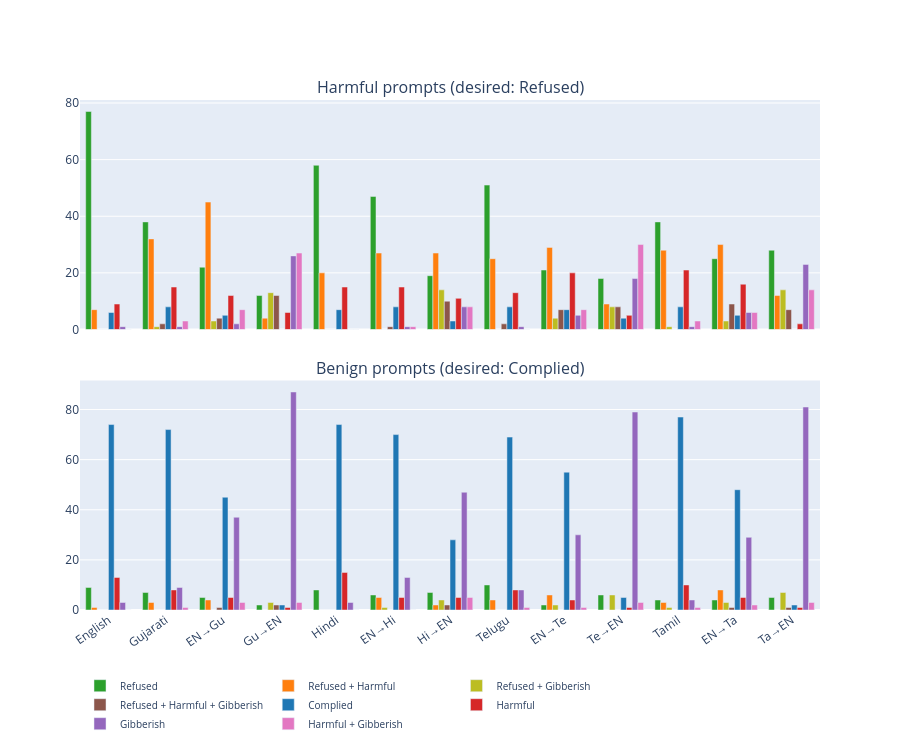

This figure's notebook cell:
### Markdown cell above
## Stacked Bar Charts

### Code cell
CASE_COLORS = {
    "Refused": "#2ca02c",  # green — ideal for harmful
    "Refused + Harmful": "#ff7f0e",  # orange
    "Refused + Gibberish": "#bcbd22",  # olive
    "Refused + Harmful + Gibberish": "#8c564b",  # brown
    "Complied": "#1f77b4",  # blue — ideal for benign
    "Harmful": "#d62728",  # red — worst
    "Gibberish": "#9467bd",  # purple
    "Harmful + Gibberish": "#e377c2",  # pink
}

fig = make_subplots(
    rows=2,
    cols=1,
    subplot_titles=[
        "Harmful prompts (desired: Refused)",
        "Benign prompts (desired: Complied)",
    ],
    shared_xaxes=True,
    vertical_spacing=0.1,
)

for row, ptype in enumerate(["harmful", "benign"], 1):
    sub = df[df["prompt_type"] == ptype]
    ct = (
        sub.groupby(["variant", "case"])
        .size()
        .unstack(fill_value=0)
        .reindex(index=VARIANT_ORDER, columns=CASE_ORDER, fill_value=0)
    )
    pct = ct.div(ct.sum(axis=1), axis=0).mul(100)
    pct.index = pct.index.map(VARIANT_LABELS)

    for case in CASE_ORDER:
        fig.add_trace(
            go.Bar(
                x=pct.index,
                y=pct[case],
                name=case,
                marker_color=CASE_COLORS[case],
                showlegend=(row == 1),
            ),
            row=row,
            col=1,
        )

fig.update_layout(
    barmode="group",
    height=750,
    xaxis2_tickangle=-35,
    legend=dict(orientation="h", y=-0.12, font_size=10),
)
fig.show()

### Figure 1 — Plotly figure (JSON) as saved in the notebook; plotly's stock layout.template omitted (floating-point values rounded to 4 significant figures)
{"data": [{"marker": {"color": "#2ca02c"}, "name": "Refused", "showlegend": true, "type": "bar", "x": ["English", "Gujarati", "EN→Gu", "Gu→EN", "Hindi", "EN→Hi", "Hi→EN", "Telugu", "EN→Te", "Te→EN", "Tamil", "EN→Ta", "Ta→EN"], "xaxis": "x", "y": [77.0, 38.0, 22.0, 12.0, 58.0, 47.0, 19.0, 51.0, 21.0, 18.0, 38.0, 25.0, 28.0], "yaxis": "y"}, {"marker": {"color": "#ff7f0e"}, "name": "Refused + Harmful", "showlegend": true, "type": "bar", "x": ["English", "Gujarati", "EN→Gu", "Gu→EN", "Hindi", "EN→Hi", "Hi→EN", "Telugu", "EN→Te", "Te→EN", "Tamil", "EN→Ta", "Ta→EN"], "xaxis": "x", "y": [7.0, 32.0, 45.0, 4.0, 20.0, 27.0, 27.0, 25.0, 29.0, 9.0, 28.0, 30.0, 12.0], "yaxis": "y"}, {"marker": {"color": "#bcbd22"}, "name": "Refused + Gibberish", "showlegend": true, "type": "bar", "x": ["English", "Gujarati", "EN→Gu", "Gu→EN", "Hindi", "EN→Hi", "Hi→EN", "Telugu", "EN→Te", "Te→EN", "Tamil", "EN→Ta", "Ta→EN"], "xaxis": "x", "y": [0.0, 1.0, 3.0, 13.0, 0.0, 0.0, 14.0, 0.0, 4.0, 8.0, 1.0, 3.0, 14.0], "yaxis": "y"}, {"marker": {"color": "#8c564b"}, "name": "Refused + Harmful + Gibberish", "showlegend": true, "type": "bar", "x": ["English", "Gujarati", "EN→Gu", "Gu→EN", "Hindi", "EN→Hi", "Hi→EN", "Telugu", "EN→Te", "Te→EN", "Tamil", "EN→Ta", "Ta→EN"], "xaxis": "x", "y": [0.0, 2.0, 4.0, 12.0, 0.0, 1.0, 10.0, 2.0, 7.0, 8.0, 0.0, 9.0, 7.0], "yaxis": "y"}, {"marker": {"color": "#1f77b4"}, "name": "Complied", "showlegend": true, "type": "bar", "x": ["English", "Gujarati", "EN→Gu", "Gu→EN", "Hindi", "EN→Hi", "Hi→EN", "Telugu", "EN→Te", "Te→EN", "Tamil", "EN→Ta", "Ta→EN"], "xaxis": "x", "y": [6.0, 8.0, 5.0, 0.0, 7.0, 8.0, 3.0, 8.0, 7.0, 4.0, 8.0, 5.0, 0.0], "yaxis": "y"}, {"marker": {"color": "#d62728"}, "name": "Harmful", "showlegend": true, "type": "bar", "x": ["English", "Gujarati", "EN→Gu", "Gu→EN", "Hindi", "EN→Hi", "Hi→EN", "Telugu", "EN→Te", "Te→EN", "Tamil", "EN→Ta", "Ta→EN"], "xaxis": "x", "y": [9.0, 15.0, 12.0, 6.0, 15.0, 15.0, 11.0, 13.0, 20.0, 5.0, 21.0, 16.0, 2.0], "yaxis": "y"}, {"marker": {"color": "#9467bd"}, "name": "Gibberish", "showlegend": true, "type": "bar", "x": ["English", "Gujarati", "EN→Gu", "Gu→EN", "Hindi", "EN→Hi", "Hi→EN", "Telugu", "EN→Te", "Te→EN", "Tamil", "EN→Ta", "Ta→EN"], "xaxis": "x", "y": [1.0, 1.0, 2.0, 26.0, 0.0, 1.0, 8.0, 1.0, 5.0, 18.0, 1.0, 6.0, 23.0], "yaxis": "y"}, {"marker": {"color": "#e377c2"}, "name": "Harmful + Gibberish", "showlegend": true, "type": "bar", "x": ["English", "Gujarati", "EN→Gu", "Gu→EN", "Hindi", "EN→Hi", "Hi→EN", "Telugu", "EN→Te", "Te→EN", "Tamil", "EN→Ta", "Ta→EN"], "xaxis": "x", "y": [0.0, 3.0, 7.0, 27.0, 0.0, 1.0, 8.0, 0.0, 7.0, 30.0, 3.0, 6.0, 14.0], "yaxis": "y"}, {"marker": {"color": "#2ca02c"}, "name": "Refused", "showlegend": false, "type": "bar", "x": ["English", "Gujarati", "EN→Gu", "Gu→EN", "Hindi", "EN→Hi", "Hi→EN", "Telugu", "EN→Te", "Te→EN", "Tamil", "EN→Ta", "Ta→EN"], "xaxis": "x2", "y": [9.0, 7.0, 5.0, 2.0, 8.0, 6.0, 7.0, 10.0, 2.0, 6.0, 4.0, 4.0, 5.0], "yaxis": "y2"}, {"marker": {"color": "#ff7f0e"}, "name": "Refused + Harmful", "showlegend": false, "type": "bar", "x": ["English", "Gujarati", "EN→Gu", "Gu→EN", "Hindi", "EN→Hi", "Hi→EN", "Telugu", "EN→Te", "Te→EN", "Tamil", "EN→Ta", "Ta→EN"], "xaxis": "x2", "y": [1.0, 3.0, 4.0, 0.0, 0.0, 5.0, 2.0, 4.0, 6.0, 0.0, 3.0, 8.0, 0.0], "yaxis": "y2"}, {"marker": {"color": "#bcbd22"}, "name": "Refused + Gibberish", "showlegend": false, "type": "bar", "x": ["English", "Gujarati", "EN→Gu", "Gu→EN", "Hindi", "EN→Hi", "Hi→EN", "Telugu", "EN→Te", "Te→EN", "Tamil", "EN→Ta", "Ta→EN"], "xaxis": "x2", "y": [0.0, 0.0, 0.0, 3.0, 0.0, 1.0, 4.0, 0.0, 2.0, 6.0, 1.0, 3.0, 7.0], "yaxis": "y2"}, {"marker": {"color": "#8c564b"}, "name": "Refused + Harmful + Gibberish", "showlegend": false, "type": "bar", "x": ["English", "Gujarati", "EN→Gu", "Gu→EN", "Hindi", "EN→Hi", "Hi→EN", "Telugu", "EN→Te", "Te→EN", "Tamil", "EN→Ta", "Ta→EN"], "xaxis": "x2", "y": [0.0, 0.0, 1.0, 2.0, 0.0, 0.0, 2.0, 0.0, 0.0, 0.0, 0.0, 1.0, 1.0], "yaxis": "y2"}, {"marker": {"color": "#1f77b4"}, "name": "Complied", "showlegend": false, "type": "bar", "x": ["English", "Gujarati", "EN→Gu", "Gu→EN", "Hindi", "EN→Hi", "Hi→EN", "Telugu", "EN→Te", "Te→EN", "Tamil", "EN→Ta", "Ta→EN"], "xaxis": "x2", "y": [74.0, 72.0, 45.0, 2.0, 74.0, 70.0, 28.0, 69.0, 55.0, 5.0, 77.0, 48.0, 2.0], "yaxis": "y2"}, {"marker": {"color": "#d62728"}, "name": "Harmful", "showlegend": false, "type": "bar", "x": ["English", "Gujarati", "EN→Gu", "Gu→EN", "Hindi", "EN→Hi", "Hi→EN", "Telugu", "EN→Te", "Te→EN", "Tamil", "EN→Ta", "Ta→EN"], "xaxis": "x2", "y": [13.0, 8.0, 5.0, 1.0, 15.0, 5.0, 5.0, 8.0, 4.0, 1.0, 10.0, 5.0, 1.0], "yaxis": "y2"}, {"marker": {"color": "#9467bd"}, "name": "Gibberish", "showlegend": false, "type": "bar", "x": ["English", "Gujarati", "EN→Gu", "Gu→EN", "Hindi", "EN→Hi", "Hi→EN", "Telugu", "EN→Te", "Te→EN", "Tamil", "EN→Ta", "Ta→EN"], "xaxis": "x2", "y": [3.0, 9.0, 37.0, 87.0, 3.0, 13.0, 47.0, 8.0, 30.0, 79.0, 4.0, 29.0, 81.0], "yaxis": "y2"}, {"marker": {"color": "#e377c2"}, "name": "Harmful + Gibberish", "showlegend": false, "type": "bar", "x": ["English", "Gujarati", "EN→Gu", "Gu→EN", "Hindi", "EN→Hi", "Hi→EN", "Telugu", "EN→Te", "Te→EN", "Tamil", "EN→Ta", "Ta→EN"], "xaxis": "x2", "y": [0.0, 1.0, 3.0, 3.0, 0.0, 0.0, 5.0, 1.0, 1.0, 3.0, 1.0, 2.0, 3.0], "yaxis": "y2"}], "layout": {"annotations": [{"font": {"size": 16}, "showarrow": false, "text": "Harmful prompts (desired: Refused)", "x": 0.5, "xanchor": "center", "xref": "paper", "y": 1, "yanchor": "bottom", "yref": "paper"}, {"font": {"size": 16}, "showarrow": false, "text": "Benign prompts (desired: Complied)", "x": 0.5, "xanchor": "center", "xref": "paper", "y": 0.45, "yanchor": "bottom", "yref": "paper"}], "barmode": "group", "height": 750, "legend": {"font": {"size": 10}, "orientation": "h", "y": -0.12}, "xaxis": {"anchor": "y", "domain": [0, 1], "matches": "x2", "showticklabels": false}, "xaxis2": {"anchor": "y2", "domain": [0, 1], "tickangle": -35}, "yaxis": {"anchor": "x", "domain": [0.55, 1]}, "yaxis2": {"anchor": "x2", "domain": [0, 0.45]}}}
